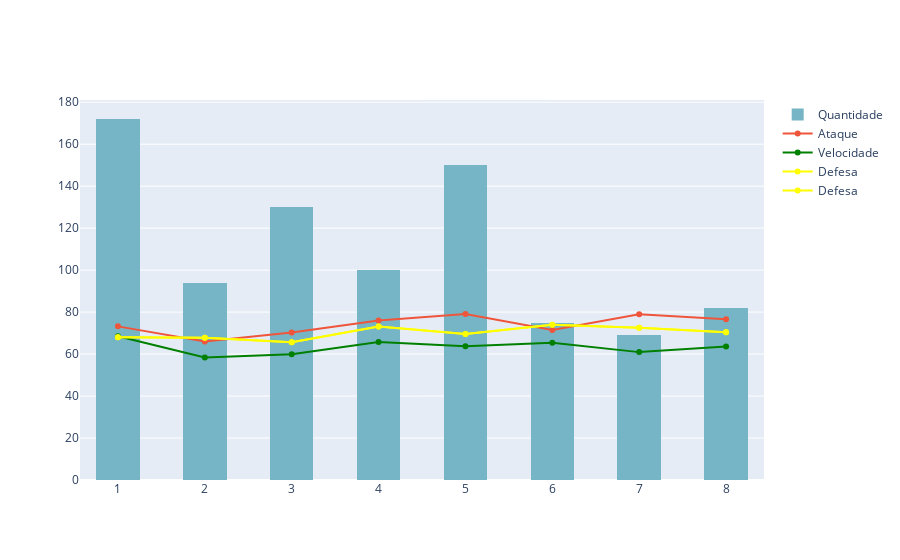

Notebook cell for this chart:
### Code cell
pokemons_by_generation = pokemons.groupby("generation").agg({"attack": "mean", "speed": "mean", "defense": "mean"})
pokemons_by_generation["attack"]

fig = go.Figure()
fig.add_trace(go.Histogram(x=pokemons["generation"], nbinsx=15, name="Quantidade", marker_color="#76b5c5"))

fig.add_trace(go.Scatter(x=pokemons_by_generation.index, y=pokemons_by_generation["attack"],
                    mode='lines+markers',
                    name='Ataque'))
fig.add_trace(go.Scatter(x=pokemons_by_generation.index, y=pokemons_by_generation["speed"],
                    mode='lines+markers',
                    name='Velocidade',
                    marker_color="green"))
fig.add_trace(go.Scatter(x=pokemons_by_generation.index, y=pokemons_by_generation["defense"],
                    mode='lines+markers',
                    name='Defesa',
                    marker_color="yellow"))

fig.show()

### Figure 1 — Plotly figure (JSON) as saved in the notebook; plotly's stock layout.template omitted (floating-point values rounded to 4 significant figures; data arrays with more than 128 entries replaced by an {"elided": "..."} marker saying what was removed)
{"data": [{"marker": {"color": "#76b5c5"}, "name": "Quantidade", "nbinsx": 15, "type": "histogram", "x": {"elided": "872 int values"}}, {"mode": "lines+markers", "name": "Ataque", "type": "scatter", "x": [1, 2, 3, 4, 5, 6, 7, 8], "y": [73.2, 66, 70.27, 76.01, 79.04, 71.45, 79.01, 76.59]}, {"marker": {"color": "green"}, "mode": "lines+markers", "name": "Velocidade", "type": "scatter", "x": [1, 2, 3, 4, 5, 6, 7, 8], "y": [68.47, 58.41, 59.95, 65.79, 63.77, 65.43, 60.93, 63.62]}, {"marker": {"color": "yellow"}, "mode": "lines+markers", "name": "Defesa", "type": "scatter", "x": [1, 2, 3, 4, 5, 6, 7, 8], "y": [68.06, 67.81, 65.68, 73.11, 69.53, 73.92, 72.55, 70.44]}, {"marker": {"color": "yellow"}, "mode": "lines+markers", "name": "Defesa", "type": "scatter", "x": [1, 2, 3, 4, 5, 6, 7, 8], "y": [68.06, 67.81, 65.68, 73.11, 69.53, 73.92, 72.55, 70.44]}], "layout": {}}
